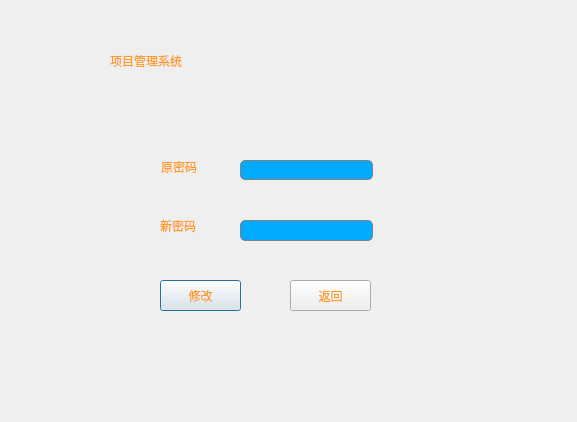
<?xml version="1.0" encoding="UTF-8"?>
<ui version="4.0">
 <class>ModifyPassword</class>
 <widget class="QDialog" name="ModifyPassword">
  <property name="geometry">
   <rect>
    <x>0</x>
    <y>0</y>
    <width>577</width>
    <height>422</height>
   </rect>
  </property>
  <property name="windowTitle">
   <string>Dialog</string>
  </property>
  <property name="styleSheet">
   <string notr="true">color: rgb(255, 154, 38);
background-image: url(:/resource/photo/Resource/2.jpg);</string>
  </property>
  <widget class="QLabel" name="label_3">
   <property name="geometry">
    <rect>
     <x>110</x>
     <y>40</y>
     <width>351</width>
     <height>41</height>
    </rect>
   </property>
   <property name="styleSheet">
    <string notr="true">font: 35pt &quot;新宋体&quot;;
</string>
   </property>
   <property name="text">
    <string>项目管理系统</string>
   </property>
  </widget>
  <widget class="QPushButton" name="pushButto_modify">
   <property name="geometry">
    <rect>
     <x>160</x>
     <y>280</y>
     <width>81</width>
     <height>31</height>
    </rect>
   </property>
   <property name="styleSheet">
    <string notr="true">font: 12pt &quot;仿宋&quot;;</string>
   </property>
   <property name="text">
    <string>修改</string>
   </property>
  </widget>
  <widget class="QPushButton" name="pushButton_back">
   <property name="geometry">
    <rect>
     <x>290</x>
     <y>280</y>
     <width>81</width>
     <height>31</height>
    </rect>
   </property>
   <property name="styleSheet">
    <string notr="true">font: 12pt &quot;仿宋&quot;;</string>
   </property>
   <property name="text">
    <string>返回</string>
   </property>
  </widget>
  <widget class="QLineEdit" name="lineEdit_password">
   <property name="geometry">
    <rect>
     <x>240</x>
     <y>160</y>
     <width>133</width>
     <height>20</height>
    </rect>
   </property>
   <property name="styleSheet">
    <string notr="true">border: 1px solid gray;border-radius:5px; 
padding: 0px 10px 0px 10px;
font: 12pt &quot;仿宋&quot;;
background:rgb(0, 170, 255);
selection-background-color: darkgray;
</string>
   </property>
  </widget>
  <widget class="QLabel" name="label">
   <property name="geometry">
    <rect>
     <x>161</x>
     <y>151</y>
     <width>51</width>
     <height>31</height>
    </rect>
   </property>
   <property name="styleSheet">
    <string notr="true">font: 12pt &quot;仿宋&quot;;</string>
   </property>
   <property name="text">
    <string>原密码</string>
   </property>
  </widget>
  <widget class="QLabel" name="label_2">
   <property name="geometry">
    <rect>
     <x>160</x>
     <y>210</y>
     <width>51</width>
     <height>31</height>
    </rect>
   </property>
   <property name="styleSheet">
    <string notr="true">font: 12pt &quot;仿宋&quot;;</string>
   </property>
   <property name="text">
    <string>新密码</string>
   </property>
  </widget>
  <widget class="QLineEdit" name="lineEdit_newpassword">
   <property name="geometry">
    <rect>
     <x>240</x>
     <y>220</y>
     <width>133</width>
     <height>21</height>
    </rect>
   </property>
   <property name="styleSheet">
    <string notr="true">border: 1px solid gray;border-radius:5px; 
padding: 0px 10px 0px 10px;
font: 12pt &quot;仿宋&quot;;
background:rgb(0, 170, 255);
selection-background-color: darkgray;
</string>
   </property>
  </widget>
 </widget>
 <resources/>
 <connections/>
</ui>
